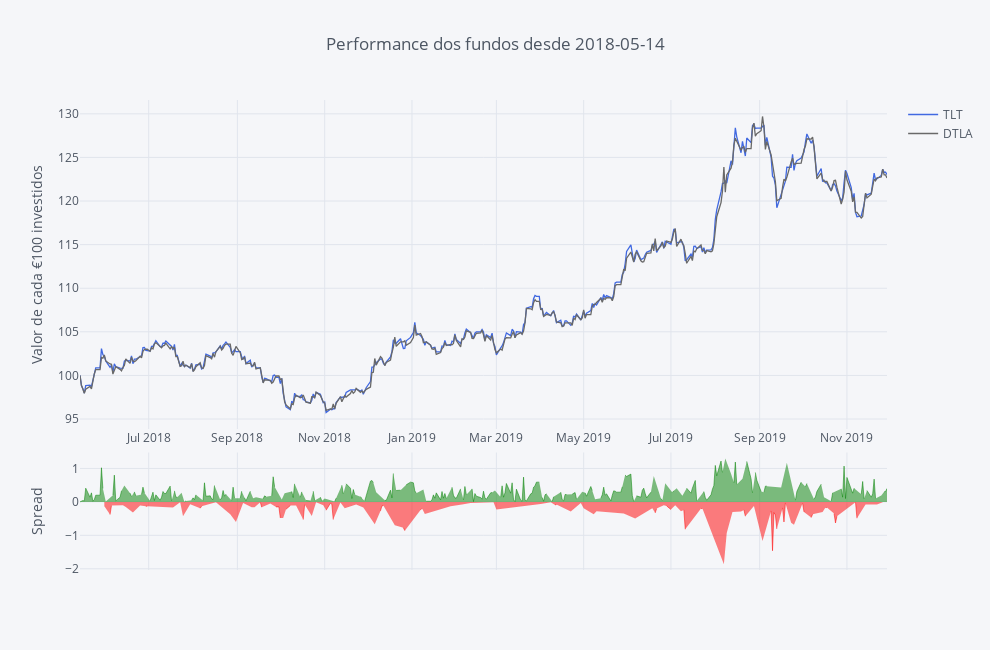

The cell this chart's notebook holds for it:
### Markdown cell above
**Dica:** A interactividade dos gráficos da plotly permite:

    . Zoom (mantenham o clique e arrastem o cursor em simultâneo, em cima do gráfico);
    . Tem uma lista de opções que aparece se forem com o cursor ao canto superior direito;
    . Façam duplo clique no gráfico ou seleccionem a opção Autoscale/Reset Axes para voltar ao normal;
    . Alterem a opção de 'Compare data on hoover' para 'Show closest data on hoover' se vos for mais conveniente;
    . Se clicarem num nome na legenda esse fundo desaparece (clicando de novo ele volta a apetecer).

### Code cell
# Making Color Palette
Palette = ['rgb(255, 153, 51)',     # 1 - orange
            'royalblue',            # 2 - Royalblue
            '#708090',              # 3 - Grey
            'rgb(128, 0, 128)',     # 4 - Indigo
            'rgb(219, 64, 82)',     # 5 - Red
            'rgb(0, 128, 128)',     # 6 - Teal
            '#191970',              # 7 - Navy
            'rgb(128, 128, 0)',     # 8 - Olive
            '#00BFFF',              # 9 - Water Blue
            'rgb(128, 177, 211)']   # 10 - 

fundos.iplot(title='Performance dos fundos desde ' + Begin, yTitle='Valor de cada €100 investidos', color=['royalblue', 'dimgrey'], dimensions=dimensions_spread, kind='spread')

### Figure 1 — Plotly figure (JSON) as saved in the notebook; plotly's stock layout.template omitted (floating-point values rounded to 4 significant figures; data arrays with more than 128 entries replaced by an {"elided": "..."} marker saying what was removed)
{"data": [{"line": {"color": "rgba(65, 105, 225, 1.0)", "dash": "solid", "shape": "linear", "width": 1.3}, "mode": "lines", "name": "TLT", "text": "", "type": "scatter", "uid": "40e5cd03-0b55-4c54-8eda-f2ece8d85174", "x": {"elided": "407 str values"}, "y": {"elided": "407 float values"}}, {"line": {"color": "rgba(105, 105, 105, 1.0)", "dash": "solid", "shape": "linear", "width": 1.3}, "mode": "lines", "name": "DTLA", "text": "", "type": "scatter", "uid": "bd026663-68f4-49d9-8834-d2b06f47b9f5", "x": {"elided": "407 str values"}, "y": {"elided": "407 float values"}}, {"connectgaps": false, "fill": "tozeroy", "line": {"color": "green", "dash": "solid", "shape": "linear", "width": 0.5}, "mode": "lines", "name": "Spread", "showlegend": false, "type": "scatter", "uid": "a03644c5-e5b2-407a-b56c-1fa357f565fe", "x": {"elided": "407 str values"}, "xaxis": "x2", "y": {"elided": "407 mixed values"}, "yaxis": "y2"}, {"connectgaps": false, "fill": "tozeroy", "line": {"color": "red", "dash": "solid", "shape": "linear", "width": 0.5}, "mode": "lines", "name": "Spread", "showlegend": false, "type": "scatter", "uid": "04bb9940-a0a6-4b0c-903f-c4958efd7cda", "x": {"elided": "407 str values"}, "xaxis": "x2", "y": {"elided": "407 mixed values"}, "yaxis": "y2"}], "layout": {"height": 650, "hovermode": "x", "legend": {"bgcolor": "#F5F6F9", "font": {"color": "#4D5663"}}, "paper_bgcolor": "#F5F6F9", "plot_bgcolor": "#F5F6F9", "title": {"font": {"color": "#4D5663"}, "text": "Performance dos fundos desde 2018-05-14"}, "width": 990, "xaxis": {"autorange": true, "gridcolor": "#E1E5ED", "range": ["2018-05-14", "2019-11-29"], "showgrid": true, "tickfont": {"color": "#4D5663"}, "title": {"font": {"color": "#4D5663"}, "text": ""}, "type": "date", "zerolinecolor": "#E1E5ED"}, "xaxis2": {"anchor": "y2", "autorange": true, "gridcolor": "#E1E5ED", "range": ["2018-05-14", "2019-11-29"], "showgrid": true, "showticklabels": false, "tickfont": {"color": "#4D5663"}, "title": {"font": {"color": "#4D5663"}, "text": ""}, "type": "date", "zerolinecolor": "#E1E5ED"}, "yaxis": {"autorange": true, "domain": [0.3, 1], "gridcolor": "#E1E5ED", "range": [93.85, 131.6], "showgrid": true, "tickfont": {"color": "#4D5663"}, "title": {"font": {"color": "#4D5663"}, "text": "Valor de cada €100 investidos"}, "type": "linear", "zerolinecolor": "#E1E5ED"}, "yaxis2": {"autorange": true, "domain": [0, 0.25], "gridcolor": "#E1E5ED", "range": [-2.036, 1.476], "showgrid": true, "tickfont": {"color": "#4D5663"}, "title": {"font": {"color": "#4D5663"}, "text": "Spread"}, "type": "linear", "zerolinecolor": "#E1E5ED"}}}
